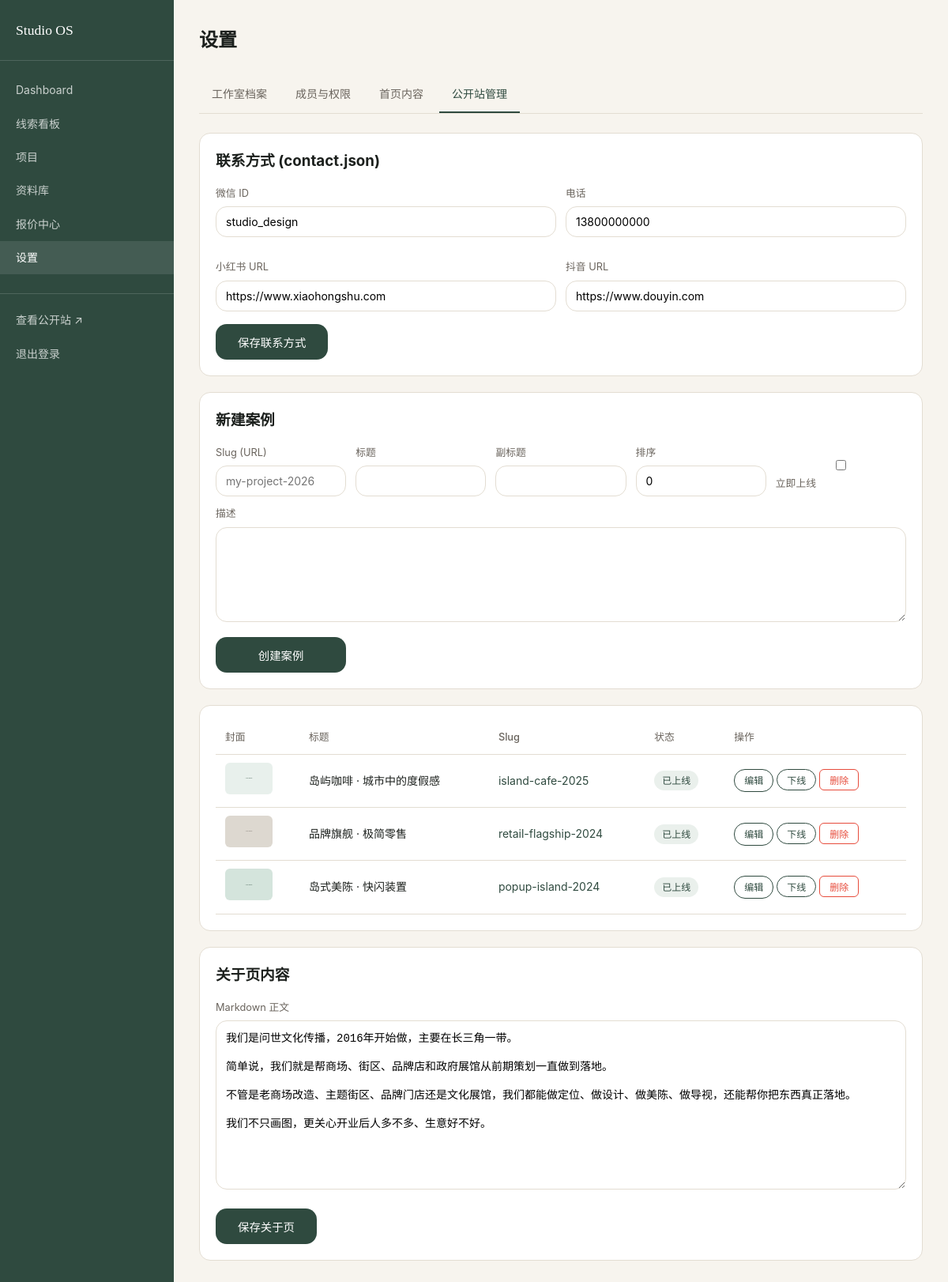
The page /app/settings?tab=public (signed in) on the database its author committed.
### tables this page shows
CREATE TABLE cases (
  id INTEGER PRIMARY KEY AUTOINCREMENT,
  slug TEXT UNIQUE NOT NULL,
  title TEXT NOT NULL,
  subtitle TEXT,
  description TEXT,
  cover_image TEXT,
  sort_order INTEGER DEFAULT 0,
  is_online BOOLEAN DEFAULT FALSE,
  created_at DATETIME DEFAULT CURRENT_TIMESTAMP
);

CREATE TABLE pages (
  id INTEGER PRIMARY KEY AUTOINCREMENT,
  slug TEXT UNIQUE,
  title TEXT,
  body_md TEXT
);

### app/routers/settings.py (the view)
@router.get("", response_class=HTMLResponse)
async def settings_index(request: Request, user: dict = Depends(require_admin), tab: str = "profile"):
    with db_session() as conn:
        studio = row_to_dict(conn.execute("SELECT * FROM studio_profile WHERE id = 1").fetchone())
        collaborators = rows_to_list(
            conn.execute(
                "SELECT * FROM collaborators WHERE revoked = 0 ORDER BY role, email"
            ).fetchall()
        )
        cases = rows_to_list(
            conn.execute("SELECT * FROM cases ORDER BY sort_order, id DESC").fetchall()
        )
        pages = rows_to_list(conn.execute("SELECT * FROM pages").fetchall())
        audit = rows_to_list(
            conn.execute(
                "SELECT a.*, c.display_name, c.email FROM audit_log a "
                "LEFT JOIN collaborators c ON a.actor_id = c.id "
                "ORDER BY a.created_at DESC LIMIT 50"
            ).fetchall()
        )
        projects = rows_to_list(conn.execute("SELECT id, code, name FROM projects").fetchall())
        site_config_rows = rows_to_list(
            conn.execute("SELECT key, value FROM site_config").fetchall()
        )
        client_logos = rows_to_list(
            conn.execute("SELECT * FROM site_client_logos ORDER BY sort_order").fetchall()
        )
    site_config = {r["key"]: r["value"] for r in site_config_rows}
    return templates.TemplateResponse(
        "app/settings/index.html",
        {
            "request": request,
            "user": user,
            "tab": tab,
            "studio": studio,
            "collaborators": collaborators,
            "cases": cases,
            "pages": pages,
            "contact": load_contact(),
            "audit": audit,
            "projects": projects,
            "site": site_config,
            "client_logos": client_logos,
        },
    )

### templates/app/settings/index.html (shortened to what this page needs)
{% extends "app/base.html" %}
{% block content %}
<div class="app-header"><h1>设置</h1></div>
<div class="tabs">
  <a class="tab {% if tab == 'profile' %}active{% endif %}" href="?tab=profile">工作室档案</a>
  <a class="tab {% if tab == 'members' %}active{% endif %}" href="?tab=members">成员与权限</a>
  <a class="tab {% if tab == 'homepage' %}active{% endif %}" href="?tab=homepage">首页内容</a>
  <a class="tab {% if tab == 'public' %}active{% endif %}" href="?tab=public">公开站管理</a>
</div>
{% if tab == 'profile' %}
<div class="card">
  <form method="post" action="/app/settings/profile">
    <div style="display:grid;grid-template-columns:1fr 1fr;gap:16px">
      <div class="form-group"><label>工作室名称</label><input name="name" value="{{ studio.name or '' }}"></div>
      <div class="form-group"><label>地址</label><input name="address" value="{{ studio.address or '' }}"></div>
      <div class="form-group" style="grid-column:1/-1"><label>简介</label><textarea name="description">{{ studio.description or '' }}</textarea></div>
      <div class="form-group"><label>税号</label><input name="tax_id" value="{{ studio.tax_id or '' }}"></div>
      <div class="form-group"><label>银行账户</label><input name="bank_account" value="{{ studio.bank_account or '' }}"></div>
      <div class="form-group" style="grid-column:1/-1"><label>邮件签名</label><textarea name="email_signature">{{ studio.email_signature or '' }}</textarea></div>
      <div class="form-group" style="grid-column:1/-1"><label>改稿政策</label><input name="revision_policy" value="{{ studio.revision_policy or '' }}"></div>
    </div>
    <h4 style="margin:24px 0 12px">默认定价基准 (%)</h4>
    <div style="display:grid;grid-template-columns:repeat(4,1fr);gap:12px">
      <div class="form-group"><label>设计费</label><input type="number" name="default_design_fee_pct" value="{{ studio.default_design_fee_pct or 15 }}" step="0.1"></div>
      <div class="form-group"><label>管理费</label><input type="number" name="default_management_fee_pct" value="{{ studio.default_management_fee_pct or 8 }}" step="0.1"></div>
      <div class="form-group"><label>税</label><input type="number" name="default_tax_pct" value="{{ studio.default_tax_pct or 6 }}" step="0.1"></div>
      <div class="form-group"><label>利润</label><input type="number" name="default_margin_pct" value="{{ studio.default_margin_pct or 25 }}" step="0.1"></div>
    </div>
    <button type="submit" class="btn" style="margin-top:20px">保存</button>
  </form>
</div>
{% elif tab == 'public' %}
<div class="card">
  <h3 style="margin-bottom:16px">联系方式 (contact.json)</h3>
  <form method="post" action="/app/settings/contact">
    <div style="display:grid;grid-template-columns:1fr 1fr;gap:12px">
      <div class="form-group"><label>微信 ID</label><input name="wechat" value="{{ contact.wechat or '' }}"></div>
      <div class="form-group"><label>电话</label><input name="phone" value="{{ contact.phone or '' }}"></div>
      <div class="form-group"><label>小红书 URL</label><input name="xiaohongshu_url" value="{{ contact.xiaohongshu_url or '' }}"></div>
      <div class="form-group"><label>抖音 URL</label><input name="douyin_url" value="{{ contact.douyin_url or '' }}"></div>
    </div>
    <button type="submit" class="btn">保存联系方式</button>
  </form>
</div>
<div class="card">
  <h3 style="margin-bottom:16px">新建案例</h3>
  <form method="post" action="/app/settings/cases/new" style="display:grid;grid-template-columns:repeat(auto-fill,minmax(160px,1fr));gap:12px;align-items:end">
    <div class="form-group" style="margin:0"><label>Slug (URL)</label><input name="slug" required placeholder="my-project-2026"></div>
    <div class="form-group" style="margin:0"><label>标题</label><input name="title" required></div>
    <div class="form-group" style="margin:0"><label>副标题</label><input name="subtitle"></div>
    <div class="form-group" style="margin:0"><label>排序</label><input type="number" name="sort_order" value="0"></div>
    <div class="form-group" style="margin:0"><label><input type="checkbox" name="is_online"> 立即上线</label></div>
    <div class="form-group" style="margin:0;grid-column:1/-1"><label>描述</label><textarea name="description"></textarea></div>
    <button type="submit" class="btn">创建案例</button>
  </form>
</div>
<div class="card">
  <table>
    <thead><tr><th>封面</th><th>标题</th><th>Slug</th><th>状态</th><th>操作</th></tr></thead>
    <tbody>
      {% for c in cases %}
      <tr>
        <td><img src="{{ c.cover_image or '' }}" alt="" style="width:60px;height:40px;object-fit:cover;border-radius:6px"></td>
        <td>{{ c.title }}</td>
        <td><a href="/cases/{{ c.slug }}" target="_blank">{{ c.slug }}</a></td>
        <td>{% if c.is_online %}<span class="badge">已上线</span>{% else %}草稿{% endif %}</td>
        <td style="white-space:nowrap">
          <a href="/app/settings/cases/{{ c.id }}/edit" class="btn btn-outline" style="padding:4px 12px;font-size:.75rem">编辑</a>
          <form method="post" action="/app/settings/cases/{{ c.id }}/toggle" style="display:inline">
            <button type="submit" class="btn btn-outline" style="padding:4px 12px;font-size:.75rem">{% if c.is_online %}下线{% else %}上线{% endif %}</button>
          </form>
          <form method="post" action="/app/settings/cases/{{ c.id }}/delete" style="display:inline" onsubmit="return confirm('确认删除案例「{{ c.title }}」？此操作不可恢复！')">
            <button type="submit" style="background:none;border:1px solid #e74c3c;color:#e74c3c;padding:4px 12px;font-size:.75rem;border-radius:6px;cursor:pointer">删除</button>
          </form>
        </td>
      </tr>
      {% endfor %}
    </tbody>
  </table>
</div>
{% if pages %}
<div class="card">
  <h3 style="margin-bottom:16px">关于页内容</h3>
  <form method="post" action="/app/settings/about">
    <div class="form-group"><label>Markdown 正文</label><textarea name="body_md" rows="12" style="font-family:monospace">{{ pages[0].body_md if pages else '' }}</textarea></div>
    <button type="submit" class="btn">保存关于页</button>
  </form>
</div>
{% endif %}
{% endif %}
{% endblock %}

### static/css/style.css (style rules this page uses)
:root { --bg: #f7f4ee; --surface: #ffffff; --text: #1c201d; --muted: #6a645d; --accent: #2f4a3f; --accent-light: #eaf0ec; --border: #e3ddd2; --radius: 14px; --shadow: 0 10px 30px rgba(47, 74, 63, 0.08); --font: "PingFang SC", "Inter", -apple-system, BlinkMacSystemFont, "Segoe UI", sans-serif; --font-display: "Songti SC", "STSong", "Georgia", "Times New Roman", serif; }
* { box-sizing: border-box; margin: 0; padding: 0; }
body { font-family: var(--font); background: var(--bg); color: var(--text); line-height: 1.6; min-height: 100vh; }
a { color: var(--accent); text-decoration: none; }
.btn { display: inline-block; padding: 12px 28px; background: var(--accent); color: #fff !important; border: none; border-radius: var(--radius); font-size: .9rem; cursor: pointer; text-decoration: none !important; transition: opacity .2s; }
.btn-outline { background: transparent; border: 1px solid var(--accent); color: var(--accent) !important; }
.app-header { display: flex; justify-content: space-between; align-items: center; margin-bottom: 28px; }
.app-header h1 { font-size: 1.5rem; font-weight: 600; }
.card { background: var(--surface); border: 1px solid var(--border); border-radius: var(--radius); padding: 20px; margin-bottom: 20px; }
table { width: 100%; border-collapse: collapse; font-size: .875rem; }
th, td { padding: 10px 12px; text-align: left; border-bottom: 1px solid var(--border); }
th { color: var(--muted); font-weight: 500; font-size: .8rem; }
.form-group { margin-bottom: 16px; }
.form-group label { display: block; font-size: .8rem; color: var(--muted); margin-bottom: 6px; }
.form-group input, .form-group select, .form-group textarea { width: 100%; padding: 10px 12px; border: 1px solid var(--border); border-radius: var(--radius); font-family: inherit; font-size: .875rem; }
.form-group textarea { min-height: 120px; resize: vertical; }
.badge { display: inline-block; padding: 3px 10px; border-radius: 20px; font-size: .75rem; background: var(--accent-light); color: var(--accent); }
.tabs { display: flex; gap: 4px; border-bottom: 1px solid var(--border); margin-bottom: 24px; flex-wrap: wrap; }
.tab { padding: 10px 16px; font-size: .875rem; color: var(--muted); border-bottom: 2px solid transparent; text-decoration: none !important; }
.tab.active { color: var(--accent); border-bottom-color: var(--accent); }

### rows shown on the page
cases: cover_image (placeholder picture), title "岛屿咖啡 · 城市中的度假感", slug "island-cafe-2025", is_online "已上线"
cases: cover_image (placeholder picture), title "品牌旗舰 · 极简零售", slug "retail-flagship-2024", is_online "已上线"
cases: cover_image (placeholder picture), title "岛式美陈 · 快闪装置", slug "popup-island-2024", is_online "已上线"
pages: body_md "我们是问世文化传播，2016年开始做，主要在长三角一带。 简单说，我们就是帮商场、街区、品牌店和政府展馆从前期策划一直做到落地。 不管是老商场改造、主题街区、品牌门店还是文化展馆，我们都能做定位、做设计、做美陈、做导视，还能帮你把东西真正落地。 我们不只画图，更关心开业后人多不多、生意好不好。"
